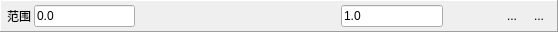
  <widget class="QFrame" name="rangeToolbar">
   <property name="geometry">
    <rect>
     <x>10</x>
     <y>120</y>
     <width>558</width>
     <height>32</height>
    </rect>
   </property>
   <property name="minimumSize">
    <size>
     <width>0</width>
     <height>32</height>
    </size>
   </property>
   <property name="frameShape">
    <enum>QFrame::Shape::Panel</enum>
   </property>
   <property name="frameShadow">
    <enum>QFrame::Shadow::Raised</enum>
   </property>
   <layout class="QHBoxLayout" name="horizontalLayout_7">
    <property name="spacing">
     <number>3</number>
    </property>
    <property name="leftMargin">
     <number>6</number>
    </property>
    <property name="topMargin">
     <number>2</number>
    </property>
    <property name="rightMargin">
     <number>6</number>
    </property>
    <property name="bottomMargin">
     <number>2</number>
    </property>
    <item>
     <widget class="QLabel" name="rangeLabel">
      <property name="text">
       <string>范围</string>
      </property>
     </widget>
    </item>
    <item>
     <widget class="RDLineEdit" name="rangeBlack">
      <property name="sizePolicy">
       <sizepolicy hsizetype="Preferred" vsizetype="Fixed">
        <horstretch>0</horstretch>
        <verstretch>0</verstretch>
       </sizepolicy>
      </property>
      <property name="text">
       <string>0.0</string>
      </property>
     </widget>
    </item>
    <item>
     <widget class="RangeHistogram" name="rangeHistogram" native="true">
      <property name="minimumSize">
       <size>
        <width>200</width>
        <height>0</height>
       </size>
      </property>
      <property name="baseSize">
       <size>
        <width>0</width>
        <height>0</height>
       </size>
      </property>
     </widget>
    </item>
    <item>
     <widget class="RDLineEdit" name="rangeWhite">
      <property name="sizePolicy">
       <sizepolicy hsizetype="Preferred" vsizetype="Fixed">
        <horstretch>0</horstretch>
        <verstretch>0</verstretch>
       </sizepolicy>
      </property>
      <property name="text">
       <string>1.0</string>
      </property>
     </widget>
    </item>
    <item>
     <widget class="QToolButton" name="zoomRange">
      <property name="sizePolicy">
       <sizepolicy hsizetype="Fixed" vsizetype="MinimumExpanding">
        <horstretch>0</horstretch>
        <verstretch>0</verstretch>
       </sizepolicy>
      </property>
      <property name="toolTip">
       <string>Zoom the visible range controls to the current black and white points</string>
      </property>
      <property name="text">
       <string/>
      </property>
      <property name="icon">
       <iconset resource="../Resources/resources.qrc">
        <normaloff>:/zoom.png</normaloff>:/zoom.png</iconset>
      </property>
      <property name="autoRaise">
       <bool>true</bool>
      </property>
     </widget>
    </item>
    <item>
     <widget class="RDToolButton" name="autoFit">
      <property name="sizePolicy">
       <sizepolicy hsizetype="Fixed" vsizetype="MinimumExpanding">
        <horstretch>0</horstretch>
        <verstretch>0</verstretch>
       </sizepolicy>
      </property>
      <property name="toolTip">
       <string>Automatically fit the black and white points of the range to the minimum and maximum values contained in the texture</string>
      </property>
      <property name="text">
       <string/>
      </property>
      <property name="icon">
       <iconset resource="../Resources/resources.qrc">
        <normaloff>:/wand.png</normaloff>:/wand.png</iconset>
      </property>
      <property name="checkable">
       <bool>true</bool>
      </property>
      <property name="autoRaise">
       <bool>true</bool>
      </property>
     </widget>
    </item>
    <item>
     <widget class="QToolButton" name="reset01">
      <property name="sizePolicy">
       <sizepolicy hsizetype="Fixed" vsizetype="MinimumExpanding">
        <horstretch>0</horstretch>
        <verstretch>0</verstretch>
       </sizepolicy>
      </property>
      <property name="toolTip">
       <string>Reset to [0, 1]</string>
      </property>
      <property name="text">
       <string>...</string>
      </property>
      <property name="icon">
       <iconset resource="../Resources/resources.qrc">
        <normaloff>:/arrow_undo.png</normaloff>:/arrow_undo.png</iconset>
      </property>
      <property name="autoRaise">
       <bool>true</bool>
      </property>
     </widget>
    </item>
    <item>
     <widget class="QToolButton" name="visualiseRange">
      <property name="sizePolicy">
       <sizepolicy hsizetype="Fixed" vsizetype="MinimumExpanding">
        <horstretch>0</horstretch>
        <verstretch>0</verstretch>
       </sizepolicy>
      </property>
      <property name="toolTip">
       <string>Show a histogram with the distribution of values on top of the visible range</string>
      </property>
      <property name="text">
       <string>...</string>
      </property>
      <property name="icon">
       <iconset resource="../Resources/resources.qrc">
        <normaloff>:/chart_curve.png</normaloff>:/chart_curve.png</iconset>
      </property>
      <property name="checkable">
       <bool>true</bool>
      </property>
      <property name="autoRaise">
       <bool>true</bool>
      </property>
     </widget>
    </item>
   </layout>
  </widget>
